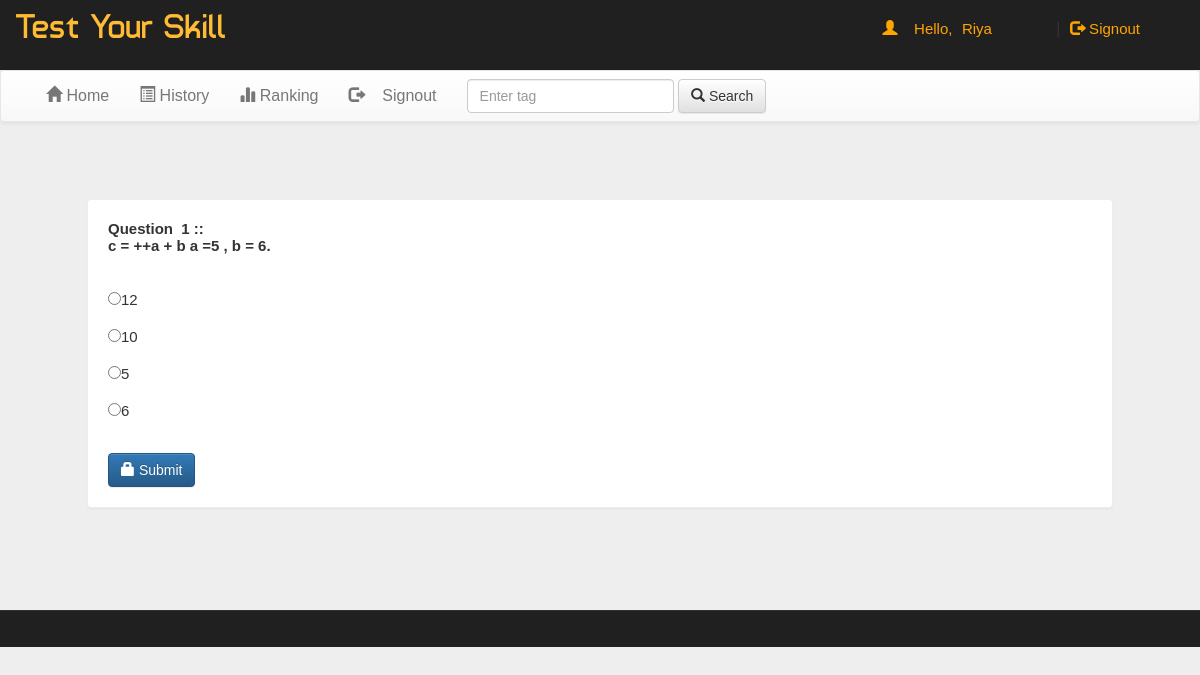
Page /account.php?q=quiz&step=2&eid=607eeb2827a53&n=1&t=2 (signed in) on the committed database.
### tables this page shows
CREATE TABLE `questions` (
  `eid` text NOT NULL,
  `qid` text NOT NULL,
  `qns` text NOT NULL,
  `choice` int(10) NOT NULL,
  `sn` int(11) NOT NULL
);

CREATE TABLE `options` (
  `qid` varchar(50) NOT NULL,
  `option` varchar(5000) NOT NULL,
  `optionid` text NOT NULL
);

### account.php (the view, shortened to what this page needs)
<!DOCTYPE html PUBLIC "-//W3C//DTD XHTML 1.0 Transitional//EN" "http://www.w3.org/TR/xhtml1/DTD/xhtml1-transitional.dtd">
<html xmlns="http://www.w3.org/1999/xhtml">
<head>
<link  rel="stylesheet" href="css/bootstrap.min.css"/>
 <link  rel="stylesheet" href="css/bootstrap-theme.min.css"/>
 <link rel="stylesheet" href="css/main.css">
 <link  rel="stylesheet" href="css/font.css">
</head>
<body>
<div class="header">
<div class="row">
<div class="col-lg-6">
<span class="logo">Test Your Skill</span></div>
<div class="col-md-4 col-md-offset-2">
 <?php
 include_once 'dbConnection.php';
  if(!(isset($_SESSION['email']))){
header("location:index.php");
}
else
{
$name = $_SESSION['name'];
echo '<span class="pull-right top title1" ><span class="log1"><span class="glyphicon glyphicon-user" aria-hidden="true"></span>&nbsp;&nbsp;&nbsp;&nbsp;Hello,</span> <a href="account.php?q=1" class="log log1">'.$name.'</a>&nbsp;|&nbsp;<a href="logout.php?q=account.php" class="log"><span class="glyphicon glyphicon-log-out" aria-hidden="true"></span>&nbsp;Signout</button></a></span>';
}?>
</div>
</div></div>
<div class="bg">
<nav class="navbar navbar-default title1">
  <div class="container-fluid">
    <div class="collapse navbar-collapse" id="bs-example-navbar-collapse-1">
      <ul class="nav navbar-nav">
        <li <?php if(@$_GET['q']==1) echo'class="active"'; ?> ><a href="account.php?q=1"><span class="glyphicon glyphicon-home" aria-hidden="true"></span>&nbsp;Home<span class="sr-only">(current)</span></a></li>
        <li <?php if(@$_GET['q']==2) echo'class="active"'; ?>><a href="account.php?q=2"><span class="glyphicon glyphicon-list-alt" aria-hidden="true"></span>&nbsp;History</a></li>
		<li <?php if(@$_GET['q']==3) echo'class="active"'; ?>><a href="account.php?q=3"><span class="glyphicon glyphicon-stats" aria-hidden="true"></span>&nbsp;Ranking</a></li>
		<li class="pull-right"> <a href="logout.php?q=account.php"><span class="glyphicon glyphicon-log-out" aria-hidden="true"></span>&nbsp;&nbsp;&nbsp;&nbsp;Signout</a></li>
		</ul>
            <form class="navbar-form navbar-left" role="search">
        <div class="form-group">
          <input type="text" class="form-control" placeholder="Enter tag ">
        </div>
        <button type="submit" class="btn btn-default"><span class="glyphicon glyphicon-search" aria-hidden="true"></span>&nbsp;Search</button>
      </form>
      </div>
  </div>
</nav>
<div class="container">
<div class="row">
<div class="col-md-12">
<?php
if(@$_GET['q']== 'quiz' && @$_GET['step']== 2) {
$eid=@$_GET['eid'];
$sn=@$_GET['n'];
$total=@$_GET['t'];
$q=mysqli_query($con,"SELECT * FROM questions WHERE eid='$eid' AND sn='$sn' " );
echo '<div class="panel" style="margin:5%">';
while($row=mysqli_fetch_array($q) )
{
$qns=$row['qns'];
$qid=$row['qid'];
echo '<b>Question &nbsp;'.$sn.'&nbsp;::<br />'.$qns.'</b><br /><br />';
}
$q=mysqli_query($con,"SELECT * FROM options WHERE qid='$qid' " );
echo '<form action="update.php?q=quiz&step=2&eid='.$eid.'&n='.$sn.'&t='.$total.'&qid='.$qid.'" method="POST"  class="form-horizontal">
<br />';
while($row=mysqli_fetch_array($q) )
{
$option=$row['option'];
$optionid=$row['optionid'];
echo'<input type="radio" name="ans" value="'.$optionid.'">'.$option.'<br /><br />';
}
echo'<br /><button type="submit" class="btn btn-primary"><span class="glyphicon glyphicon-lock" aria-hidden="true"></span>&nbsp;Submit</button></form></div>';
}
?>
</div></div></div></div>
<div class="row footer">
<div class="col-md-3 box">
</div>
<div class="col-md-3 box">
<div class="col-md-3 box">
</div>
</div>
</body>
</html>

### CSS/main.css (style rules this page uses)
body { overflow-x:hidden; width:100%; font: 15px "Century Gothic", "Times Roman", sans-serif; background:#eee; min-height:550px; background-attachment:fixed; }
.bg { min-height:540px; }
.panel { border-color:#eee; margin:40px; padding:20px; font: 15px "Century Gothic", "Times Roman", sans-serif; }
.header { background:#202020; height:70px; }
.logo { font-family:'typo'; font-size:35px; color:#ffbb33; margin:15px; }
.title1 { font: 16px "Century Gothic", "Times Roman", sans-serif; }
.footer { font-size:15px; text-align:center; border-top:1px solid; border-color:#323232; background-color:#202020; }
.box { padding:9px; }
.top { margin-top:20px; }
.log1 { font: 15px 'Ubuntu', sans-serif; color:orange; margin-left:10px; }
.log { margin:10px; margin-right:60px; margin-left:5px; color:orange; text-decoration:none; font-size:20px; font-size:15px; }

### rows in the picture
questions: qns "c = ++a + b a =5 , b = 6."
options: option "12"
options: option "10"
options: option "5"
options: option "6"

### other values in the picture
$name "Riya"
